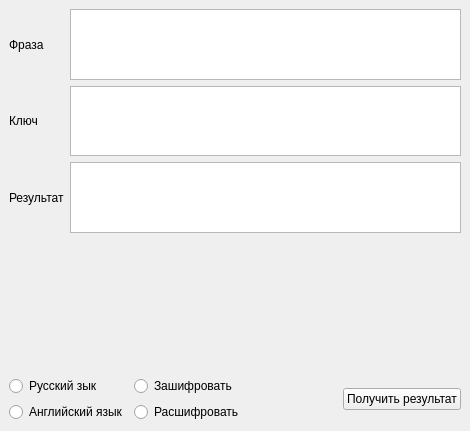
<?xml version="1.0" encoding="UTF-8"?>
<ui version="4.0">
 <class>MainWindow</class>
 <widget class="QMainWindow" name="MainWindow">
  <property name="geometry">
   <rect>
    <x>0</x>
    <y>0</y>
    <width>470</width>
    <height>431</height>
   </rect>
  </property>
  <property name="windowTitle">
   <string>Шифр Виженера</string>
  </property>
  <widget class="QWidget" name="centralwidget">
   <layout class="QHBoxLayout" name="horizontalLayout_3">
    <item>
     <layout class="QVBoxLayout" name="verticalLayout_2">
      <item>
       <layout class="QGridLayout" name="gridLayout">
        <item row="1" column="1">
         <widget class="QTextEdit" name="textEdit_key"/>
        </item>
        <item row="0" column="1">
         <widget class="QTextEdit" name="textEdit_phrase"/>
        </item>
        <item row="0" column="0">
         <widget class="QLabel" name="label_phrase">
          <property name="text">
           <string>Фраза</string>
          </property>
         </widget>
        </item>
        <item row="1" column="0">
         <widget class="QLabel" name="label_key">
          <property name="text">
           <string>Ключ</string>
          </property>
         </widget>
        </item>
        <item row="2" column="0">
         <widget class="QLabel" name="label_res">
          <property name="text">
           <string>Результат</string>
          </property>
         </widget>
        </item>
        <item row="2" column="1">
         <widget class="QTextBrowser" name="textBrowser_res"/>
        </item>
       </layout>
      </item>
      <item>
       <spacer name="verticalSpacer">
        <property name="orientation">
         <enum>Qt::Vertical</enum>
        </property>
        <property name="sizeHint" stdset="0">
         <size>
          <width>20</width>
          <height>500</height>
         </size>
        </property>
       </spacer>
      </item>
      <item>
       <layout class="QHBoxLayout" name="horizontalLayout_2">
        <item>
         <layout class="QGridLayout" name="gridLayout_3">
          <item row="0" column="0">
           <widget class="QRadioButton" name="radioButton_RUS">
            <property name="text">
             <string>Русский зык</string>
            </property>
           </widget>
          </item>
          <item row="0" column="1">
           <widget class="QRadioButton" name="radioButton_ENC">
            <property name="text">
             <string>Зашифровать</string>
            </property>
           </widget>
          </item>
          <item row="1" column="0">
           <widget class="QRadioButton" name="radioButton_ENG">
            <property name="text">
             <string>Английский язык</string>
            </property>
           </widget>
          </item>
          <item row="1" column="1">
           <widget class="QRadioButton" name="radioButton_DCR">
            <property name="text">
             <string>Расшифровать</string>
            </property>
           </widget>
          </item>
         </layout>
        </item>
        <item>
         <spacer name="horizontalSpacer">
          <property name="orientation">
           <enum>Qt::Horizontal</enum>
          </property>
          <property name="sizeHint" stdset="0">
           <size>
            <width>40</width>
            <height>20</height>
           </size>
          </property>
         </spacer>
        </item>
        <item>
         <widget class="QPushButton" name="pushButton">
          <property name="text">
           <string>Получить результат</string>
          </property>
         </widget>
        </item>
       </layout>
      </item>
     </layout>
    </item>
   </layout>
  </widget>
 </widget>
 <resources/>
 <connections/>
</ui>
